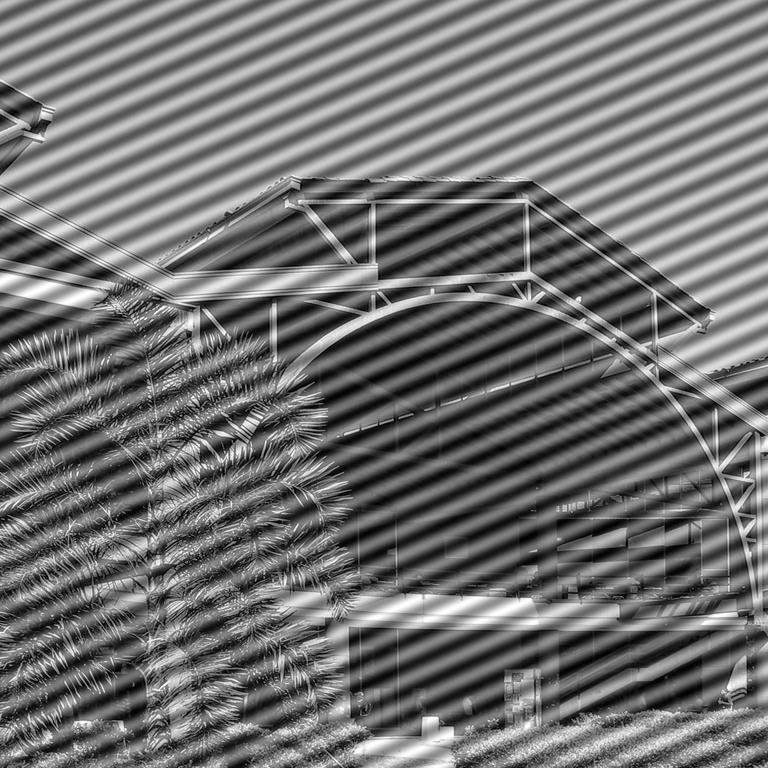
#> input picture Entrega_01/b.png, 768 x 768 px, found by its file name
$ jupyter execute --allow-errors 4b.ipynb
#> lines starting #> are read from the running program, lines starting #| are printed output that depends on the picture; after the words box and inside, x2 and y2 are one past the last pixel; in counts of white or black regions, pixels touching at a corner belong together
<a href="https://colab.research.google.com/github/bdbejarc/Instrumentos-Opticos/blob/main/4b.ipynb" target="_parent"></a>

[cell 1]
import numpy as np
import cv2
import matplotlib.pyplot as plt

[cell 2]
#Función para graficar intensidad, amplitud y fase
def ploteo_complejo(mat, indicador, escala):
  if(indicador == "I"):
    mat = np.abs(mat)**2
  elif(indicador == "A"):
    mat = abs(mat)
  elif (indicador == "P"):
    mat = np.angle(mat)

  if (escala == 1):
    plt.figure()
    plt.imshow(mat)
    plt.colorbar()
    plt.show()

  else:
    plt.figure()
    plt.imshow(np.log(mat+0.0000001))
    plt.colorbar()
    plt.show()

  return 0

[cell 3]
#Carga y transformada de Fourier de la imagen en estudio
img = cv2.imread('b.png',0)
#> img is the input picture: shape (768, 768); min 0, max 255, mean 113.7
fft_img_prev = np.fft.fftn(img)
fft_img = np.fft.fftshift(fft_img_prev)

plt.figure()
plt.imshow(img)
plt.colorbar()
plt.show()
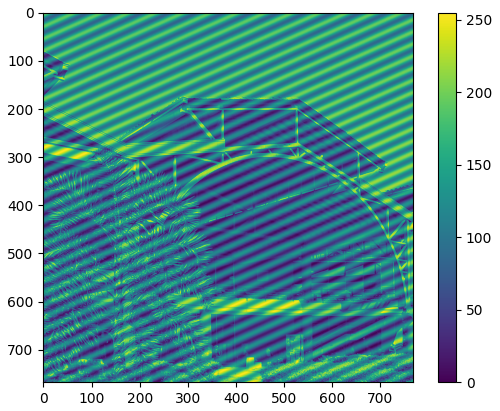
#> figure drawn by matplotlib, 2 panels

np.shape(img)
#> Out = (768, 768)

[cell 4]
#Gráfica de la transformada de Fourier de la imagen
ploteo_complejo(fft_img, "I", 0)
#> in ploteo_complejo, `plt.show()`:
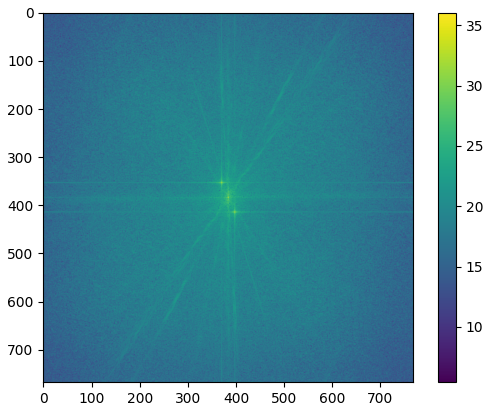
#> figure drawn by matplotlib, 2 panels
#> Out = 0

[cell 5]
#Descargar imagen
#Normalizando
i = (np.abs(fft_img))**2
i_norm = 255 * (i - np.min(i))/(np.max(i) - np.min(i))
cv2.imwrite("FFT.jpg", np.uint8(np.log(i_norm+0.00001)))
#> Out = True

[cell 6]
#Máscara circular
mask = np.zeros(np.shape(img))
coord = int(np.shape(img)[0]/2)
#> coord = 384
print (coord)
#| 384
cv2.circle(mask, (coord, coord), 25, 10, -1)
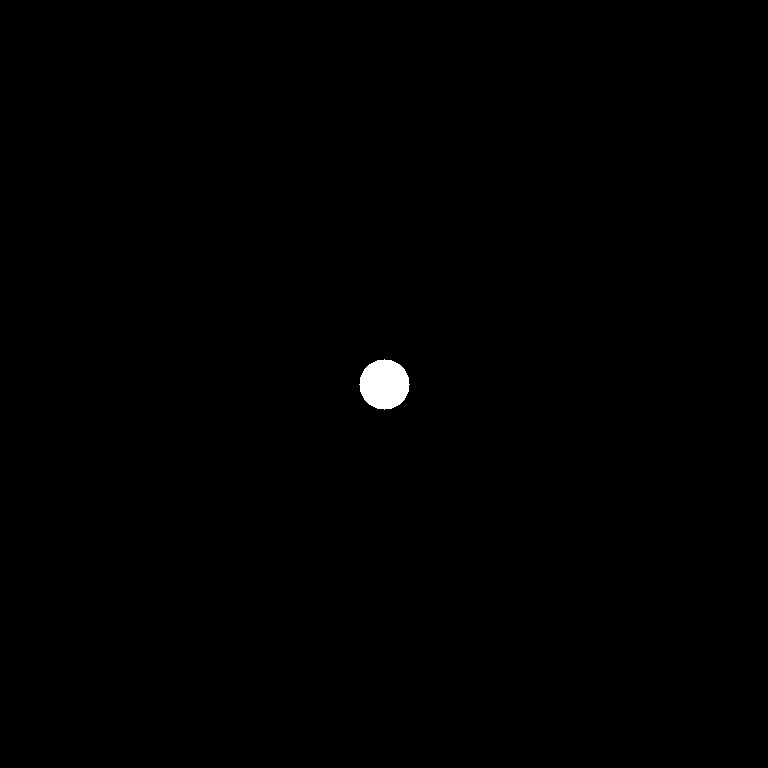
#> mask: shape (768, 768) float64; values 0 (black) and 10 (white), 0.33% white; 1 white region, box (x1, y1, x2, y2) and area: (359, 359, 410, 410) 1961
plt.imshow(mask)
plt.colorbar()
plt.show()
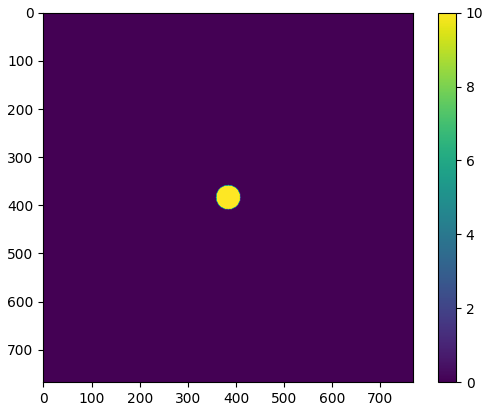
#> figure drawn by matplotlib, 2 panels

[cell 7]
cv2.imwrite("cir.jpg", np.uint8(np.abs(mask))**2)
#> Out = True

[cell 8]
new_img = np.fft.fftn(mask * fft_img);

[cell 9]
ploteo_complejo(new_img, "I", 1)
#> call 2 of ploteo_complejo, with mat = array of shape (768, 768), indicador = 'I', escala = 1
#> in ploteo_complejo (call 2), `mat = np.abs(mat)**2`:
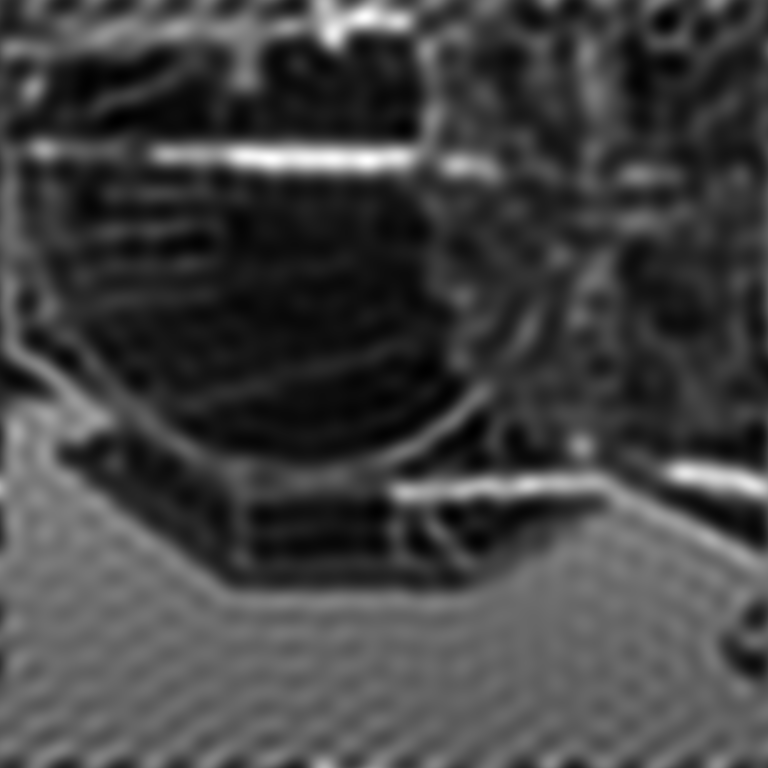
#> mat: shape (768, 768) float64; min 7.42e+16, max 1.63e+18, mean 4.81e+17; drawn with min black and max white
#> in ploteo_complejo (call 2), `plt.show()`:
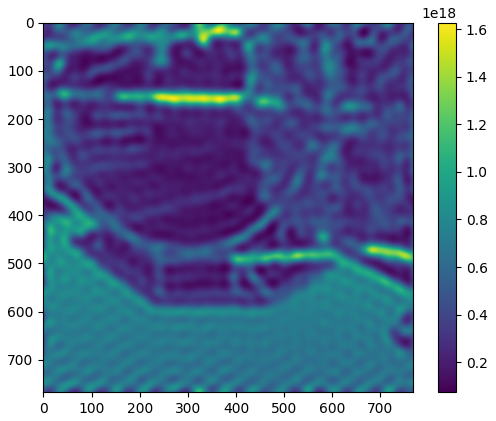
#> figure drawn by matplotlib, 2 panels
#> Out = 0

[cell 10]
#Normalizando
intensidad = (np.abs(new_img))**2
intensidad_norm = 255 * (intensidad - np.min(intensidad))/(np.max(intensidad) - np.min(intensidad))
cv2.imwrite("cir2.jpg", np.uint8(intensidad_norm))
#> Out = True
